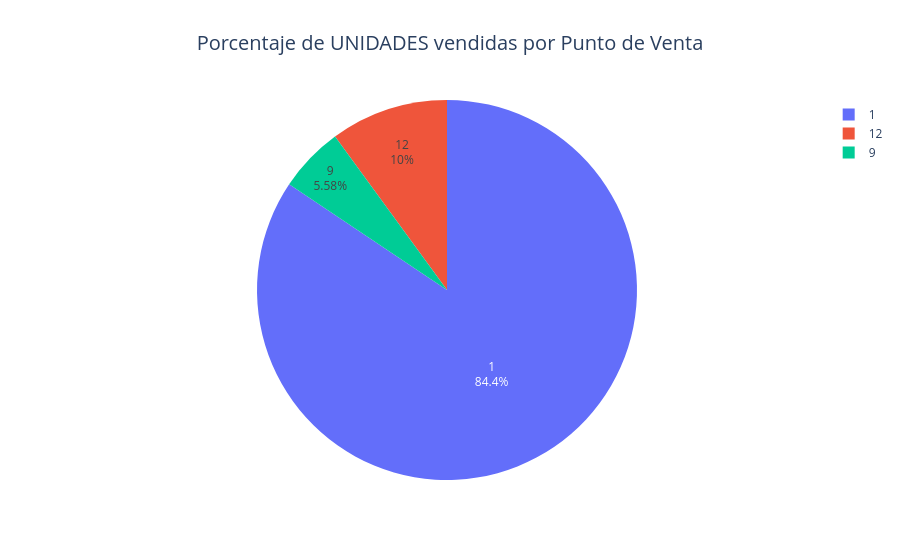
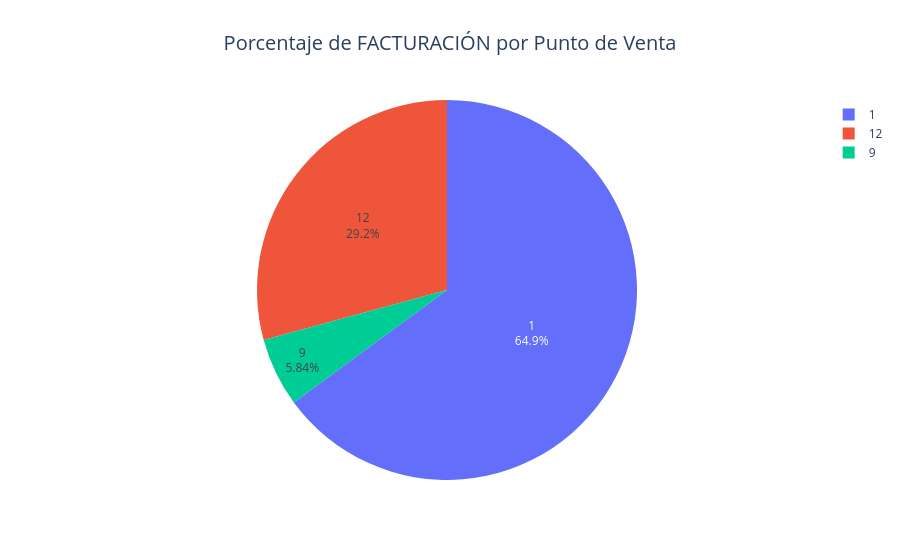

Notebook code cell kept with these figures, in order:
### Markdown cell above
Análisis por Punto de Ventea

### Code cell
# porcentaje de UNIDADES vendidas por punto de venta 
units_pdv = (
    df_viz_desc.groupby('sucur')['canti']       # ver si cambiar esta columna por canti
      .sum()
      .reset_index()
      .rename(columns={'canti': 'unidades'})
)

units_pdv['porcentaje'] = 100 * units_pdv['unidades'] / units_pdv['unidades'].sum()

fig = px.pie(
    units_pdv,
    values='porcentaje',
    names='sucur',
    title='Porcentaje de UNIDADES vendidas por Punto de Venta'
)
fig.update_traces(textposition='inside', textinfo='percent+label')
fig.update_layout(title_x=0.5, title_font_size=20)
fig.show()

#porcentaje de FACTURACIÓN por punto de venta
revenue_pdv = (
    df.groupby('sucur')['total']
      .sum()
      .reset_index()
      .rename(columns={'total': 'facturacion'})
)

revenue_pdv['porcentaje'] = 100 * revenue_pdv['facturacion'] / revenue_pdv['facturacion'].sum()

fig = px.pie(
    revenue_pdv,
    values='porcentaje',
    names='sucur',
    title='Porcentaje de FACTURACIÓN por Punto de Venta'
)
fig.update_traces(textposition='inside', textinfo='percent+label')
fig.update_layout(title_x=0.5, title_font_size=20)
fig.show()

### Figure 1 — Plotly figure (JSON) as saved in the notebook; plotly's stock layout.template omitted (floating-point values rounded to 4 significant figures)
{"data": [{"domain": {"x": [0, 1], "y": [0, 1]}, "hovertemplate": "sucur=%{label}<br>porcentaje=%{value}<extra></extra>", "labels": [1, 9, 12], "legendgroup": "", "name": "", "showlegend": true, "textinfo": "percent+label", "textposition": "inside", "type": "pie", "values": [84.39, 5.575, 10.03]}], "layout": {"legend": {"tracegroupgap": 0}, "title": {"font": {"size": 20}, "text": "Porcentaje de UNIDADES vendidas por Punto de Venta", "x": 0.5}}}

### Figure 2 — Plotly figure (JSON) as saved in the notebook; plotly's stock layout.template omitted (floating-point values rounded to 4 significant figures)
{"data": [{"domain": {"x": [0, 1], "y": [0, 1]}, "hovertemplate": "sucur=%{label}<br>porcentaje=%{value}<extra></extra>", "labels": [1, 9, 12], "legendgroup": "", "name": "", "showlegend": true, "textinfo": "percent+label", "textposition": "inside", "type": "pie", "values": [64.93, 5.837, 29.24]}], "layout": {"legend": {"tracegroupgap": 0}, "title": {"font": {"size": 20}, "text": "Porcentaje de FACTURACIÓN por Punto de Venta", "x": 0.5}}}
